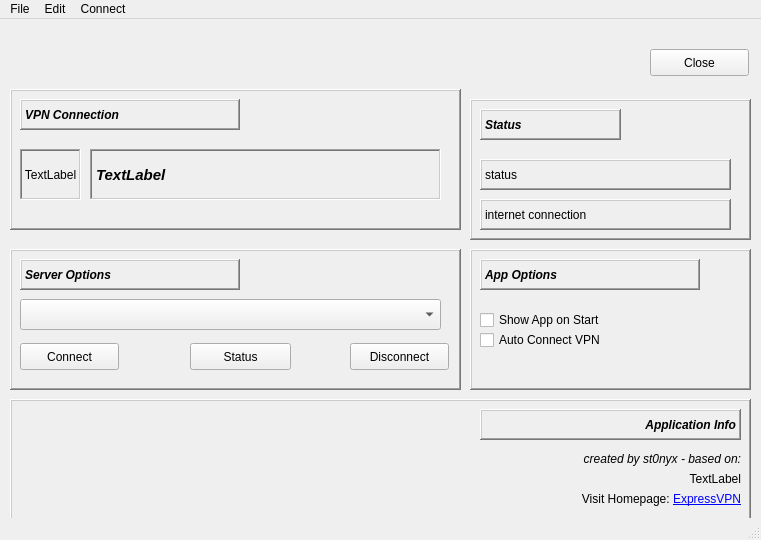
<?xml version="1.0" encoding="UTF-8"?>
<ui version="4.0">
 <class>MainWindow</class>
 <widget class="QMainWindow" name="MainWindow">
  <property name="geometry">
   <rect>
    <x>0</x>
    <y>0</y>
    <width>761</width>
    <height>540</height>
   </rect>
  </property>
  <property name="windowTitle">
   <string>MainWindow</string>
  </property>
  <widget class="QWidget" name="centralwidget">
   <widget class="QLabel" name="label_10">
    <property name="geometry">
     <rect>
      <x>10</x>
      <y>0</y>
      <width>451</width>
      <height>71</height>
     </rect>
    </property>
    <property name="text">
     <string/>
    </property>
    <property name="pixmap">
     <pixmap>files/expresshead.png</pixmap>
    </property>
   </widget>
   <widget class="QLabel" name="label_11">
    <property name="geometry">
     <rect>
      <x>480</x>
      <y>90</y>
      <width>141</width>
      <height>31</height>
     </rect>
    </property>
    <property name="font">
     <font>
      <weight>75</weight>
      <italic>true</italic>
      <bold>true</bold>
     </font>
    </property>
    <property name="frameShape">
     <enum>QFrame::WinPanel</enum>
    </property>
    <property name="frameShadow">
     <enum>QFrame::Raised</enum>
    </property>
    <property name="text">
     <string>Status</string>
    </property>
   </widget>
   <widget class="QFrame" name="frame_5">
    <property name="geometry">
     <rect>
      <x>10</x>
      <y>380</y>
      <width>741</width>
      <height>121</height>
     </rect>
    </property>
    <property name="frameShape">
     <enum>QFrame::WinPanel</enum>
    </property>
    <property name="frameShadow">
     <enum>QFrame::Raised</enum>
    </property>
    <widget class="QLabel" name="label_13">
     <property name="geometry">
      <rect>
       <x>470</x>
       <y>10</y>
       <width>261</width>
       <height>31</height>
      </rect>
     </property>
     <property name="font">
      <font>
       <weight>75</weight>
       <italic>true</italic>
       <bold>true</bold>
      </font>
     </property>
     <property name="frameShape">
      <enum>QFrame::WinPanel</enum>
     </property>
     <property name="frameShadow">
      <enum>QFrame::Raised</enum>
     </property>
     <property name="text">
      <string>Application Info</string>
     </property>
     <property name="alignment">
      <set>Qt::AlignRight|Qt::AlignTrailing|Qt::AlignVCenter</set>
     </property>
    </widget>
    <widget class="QLabel" name="lb_version">
     <property name="geometry">
      <rect>
       <x>10</x>
       <y>70</y>
       <width>721</width>
       <height>20</height>
      </rect>
     </property>
     <property name="font">
      <font>
       <pointsize>9</pointsize>
      </font>
     </property>
     <property name="text">
      <string>TextLabel</string>
     </property>
     <property name="alignment">
      <set>Qt::AlignRight|Qt::AlignTrailing|Qt::AlignVCenter</set>
     </property>
    </widget>
    <widget class="QLabel" name="label_2">
     <property name="geometry">
      <rect>
       <x>10</x>
       <y>50</y>
       <width>721</width>
       <height>20</height>
      </rect>
     </property>
     <property name="font">
      <font>
       <pointsize>9</pointsize>
       <italic>true</italic>
      </font>
     </property>
     <property name="text">
      <string>created by st0nyx - based on:</string>
     </property>
     <property name="alignment">
      <set>Qt::AlignRight|Qt::AlignTrailing|Qt::AlignVCenter</set>
     </property>
     <property name="openExternalLinks">
      <bool>true</bool>
     </property>
    </widget>
    <widget class="QLabel" name="lb_version_2">
     <property name="geometry">
      <rect>
       <x>10</x>
       <y>90</y>
       <width>721</width>
       <height>20</height>
      </rect>
     </property>
     <property name="font">
      <font>
       <pointsize>9</pointsize>
      </font>
     </property>
     <property name="text">
      <string>Visit Homepage: &lt;a href='https://www.expressvpn.com'&gt;ExpressVPN&lt;/a&gt;</string>
     </property>
     <property name="alignment">
      <set>Qt::AlignRight|Qt::AlignTrailing|Qt::AlignVCenter</set>
     </property>
     <property name="openExternalLinks">
      <bool>true</bool>
     </property>
    </widget>
   </widget>
   <widget class="QFrame" name="frame">
    <property name="geometry">
     <rect>
      <x>470</x>
      <y>230</y>
      <width>281</width>
      <height>141</height>
     </rect>
    </property>
    <property name="frameShape">
     <enum>QFrame::WinPanel</enum>
    </property>
    <property name="frameShadow">
     <enum>QFrame::Raised</enum>
    </property>
    <widget class="QCheckBox" name="chB_showapp">
     <property name="geometry">
      <rect>
       <x>10</x>
       <y>60</y>
       <width>251</width>
       <height>22</height>
      </rect>
     </property>
     <property name="text">
      <string>Show App on Start</string>
     </property>
     <property name="checked">
      <bool>false</bool>
     </property>
    </widget>
    <widget class="QCheckBox" name="chB_auto">
     <property name="geometry">
      <rect>
       <x>10</x>
       <y>80</y>
       <width>231</width>
       <height>22</height>
      </rect>
     </property>
     <property name="text">
      <string>Auto Connect VPN</string>
     </property>
     <property name="checked">
      <bool>false</bool>
     </property>
    </widget>
    <widget class="QLabel" name="label_12">
     <property name="geometry">
      <rect>
       <x>10</x>
       <y>10</y>
       <width>220</width>
       <height>31</height>
      </rect>
     </property>
     <property name="font">
      <font>
       <weight>75</weight>
       <italic>true</italic>
       <bold>true</bold>
      </font>
     </property>
     <property name="frameShape">
      <enum>QFrame::WinPanel</enum>
     </property>
     <property name="frameShadow">
      <enum>QFrame::Raised</enum>
     </property>
     <property name="text">
      <string>App Options</string>
     </property>
    </widget>
   </widget>
   <widget class="QFrame" name="frame_4">
    <property name="geometry">
     <rect>
      <x>470</x>
      <y>80</y>
      <width>281</width>
      <height>141</height>
     </rect>
    </property>
    <property name="frameShape">
     <enum>QFrame::WinPanel</enum>
    </property>
    <property name="frameShadow">
     <enum>QFrame::Raised</enum>
    </property>
    <widget class="QLabel" name="lb_status">
     <property name="geometry">
      <rect>
       <x>10</x>
       <y>60</y>
       <width>251</width>
       <height>31</height>
      </rect>
     </property>
     <property name="frameShape">
      <enum>QFrame::WinPanel</enum>
     </property>
     <property name="frameShadow">
      <enum>QFrame::Raised</enum>
     </property>
     <property name="lineWidth">
      <number>1</number>
     </property>
     <property name="text">
      <string>status</string>
     </property>
    </widget>
    <widget class="QLabel" name="lb_internet">
     <property name="geometry">
      <rect>
       <x>10</x>
       <y>100</y>
       <width>251</width>
       <height>31</height>
      </rect>
     </property>
     <property name="frameShape">
      <enum>QFrame::WinPanel</enum>
     </property>
     <property name="frameShadow">
      <enum>QFrame::Raised</enum>
     </property>
     <property name="lineWidth">
      <number>1</number>
     </property>
     <property name="text">
      <string>internet connection</string>
     </property>
    </widget>
   </widget>
   <widget class="QPushButton" name="btn_close">
    <property name="geometry">
     <rect>
      <x>650</x>
      <y>30</y>
      <width>99</width>
      <height>27</height>
     </rect>
    </property>
    <property name="text">
     <string>Close</string>
    </property>
   </widget>
   <widget class="QFrame" name="frame_3">
    <property name="geometry">
     <rect>
      <x>10</x>
      <y>230</y>
      <width>451</width>
      <height>141</height>
     </rect>
    </property>
    <property name="frameShape">
     <enum>QFrame::WinPanel</enum>
    </property>
    <property name="frameShadow">
     <enum>QFrame::Raised</enum>
    </property>
    <widget class="QPushButton" name="btn_disconnect">
     <property name="geometry">
      <rect>
       <x>340</x>
       <y>94</y>
       <width>99</width>
       <height>27</height>
      </rect>
     </property>
     <property name="text">
      <string>Disconnect</string>
     </property>
    </widget>
    <widget class="QComboBox" name="cB_Server">
     <property name="geometry">
      <rect>
       <x>10</x>
       <y>50</y>
       <width>421</width>
       <height>31</height>
      </rect>
     </property>
    </widget>
    <widget class="QPushButton" name="btn_connect">
     <property name="geometry">
      <rect>
       <x>10</x>
       <y>94</y>
       <width>99</width>
       <height>27</height>
      </rect>
     </property>
     <property name="text">
      <string>Connect</string>
     </property>
    </widget>
    <widget class="QLabel" name="label_9">
     <property name="geometry">
      <rect>
       <x>10</x>
       <y>10</y>
       <width>220</width>
       <height>31</height>
      </rect>
     </property>
     <property name="font">
      <font>
       <weight>75</weight>
       <italic>true</italic>
       <bold>true</bold>
      </font>
     </property>
     <property name="frameShape">
      <enum>QFrame::WinPanel</enum>
     </property>
     <property name="frameShadow">
      <enum>QFrame::Raised</enum>
     </property>
     <property name="text">
      <string>Server Options</string>
     </property>
    </widget>
    <widget class="QPushButton" name="btn_status">
     <property name="geometry">
      <rect>
       <x>180</x>
       <y>94</y>
       <width>101</width>
       <height>27</height>
      </rect>
     </property>
     <property name="text">
      <string>Status</string>
     </property>
    </widget>
   </widget>
   <widget class="QFrame" name="frame_2">
    <property name="geometry">
     <rect>
      <x>10</x>
      <y>70</y>
      <width>451</width>
      <height>141</height>
     </rect>
    </property>
    <property name="frameShape">
     <enum>QFrame::WinPanel</enum>
    </property>
    <property name="frameShadow">
     <enum>QFrame::Raised</enum>
    </property>
    <widget class="QLabel" name="lb_conn_icon">
     <property name="geometry">
      <rect>
       <x>10</x>
       <y>60</y>
       <width>61</width>
       <height>51</height>
      </rect>
     </property>
     <property name="frameShape">
      <enum>QFrame::WinPanel</enum>
     </property>
     <property name="frameShadow">
      <enum>QFrame::Sunken</enum>
     </property>
     <property name="text">
      <string>TextLabel</string>
     </property>
     <property name="alignment">
      <set>Qt::AlignCenter</set>
     </property>
    </widget>
    <widget class="QLabel" name="lb_conn">
     <property name="geometry">
      <rect>
       <x>80</x>
       <y>60</y>
       <width>351</width>
       <height>51</height>
      </rect>
     </property>
     <property name="font">
      <font>
       <pointsize>11</pointsize>
       <weight>75</weight>
       <italic>true</italic>
       <bold>true</bold>
      </font>
     </property>
     <property name="frameShape">
      <enum>QFrame::WinPanel</enum>
     </property>
     <property name="frameShadow">
      <enum>QFrame::Sunken</enum>
     </property>
     <property name="text">
      <string>TextLabel</string>
     </property>
    </widget>
    <widget class="QLabel" name="label">
     <property name="geometry">
      <rect>
       <x>10</x>
       <y>10</y>
       <width>220</width>
       <height>31</height>
      </rect>
     </property>
     <property name="font">
      <font>
       <weight>75</weight>
       <italic>true</italic>
       <bold>true</bold>
      </font>
     </property>
     <property name="frameShape">
      <enum>QFrame::WinPanel</enum>
     </property>
     <property name="frameShadow">
      <enum>QFrame::Raised</enum>
     </property>
     <property name="text">
      <string>VPN Connection</string>
     </property>
    </widget>
   </widget>
  </widget>
  <widget class="QMenuBar" name="menubar">
   <property name="geometry">
    <rect>
     <x>0</x>
     <y>0</y>
     <width>761</width>
     <height>25</height>
    </rect>
   </property>
   <widget class="QMenu" name="menuFile">
    <property name="title">
     <string>File</string>
    </property>
    <addaction name="actionClose"/>
   </widget>
   <widget class="QMenu" name="menuEdit">
    <property name="title">
     <string>Edit</string>
    </property>
    <addaction name="actionAdd_Server"/>
   </widget>
   <widget class="QMenu" name="menuConnect">
    <property name="title">
     <string>Connect</string>
    </property>
   </widget>
   <addaction name="menuFile"/>
   <addaction name="menuEdit"/>
   <addaction name="menuConnect"/>
  </widget>
  <widget class="QStatusBar" name="statusbar"/>
  <action name="actionClose">
   <property name="text">
    <string>Close</string>
   </property>
  </action>
  <action name="actionAdd_Server">
   <property name="text">
    <string>Add Server</string>
   </property>
  </action>
 </widget>
 <resources>
  <include location="files/resources.qrc"/>
 </resources>
 <connections>
  <connection>
   <sender>btn_close</sender>
   <signal>clicked()</signal>
   <receiver>MainWindow</receiver>
   <slot>close()</slot>
   <hints>
    <hint type="sourcelabel">
     <x>699</x>
     <y>68</y>
    </hint>
    <hint type="destinationlabel">
     <x>399</x>
     <y>519</y>
    </hint>
   </hints>
  </connection>
  <connection>
   <sender>actionClose</sender>
   <signal>triggered()</signal>
   <receiver>MainWindow</receiver>
   <slot>close()</slot>
   <hints>
    <hint type="sourcelabel">
     <x>-1</x>
     <y>-1</y>
    </hint>
    <hint type="destinationlabel">
     <x>399</x>
     <y>519</y>
    </hint>
   </hints>
  </connection>
 </connections>
</ui>
